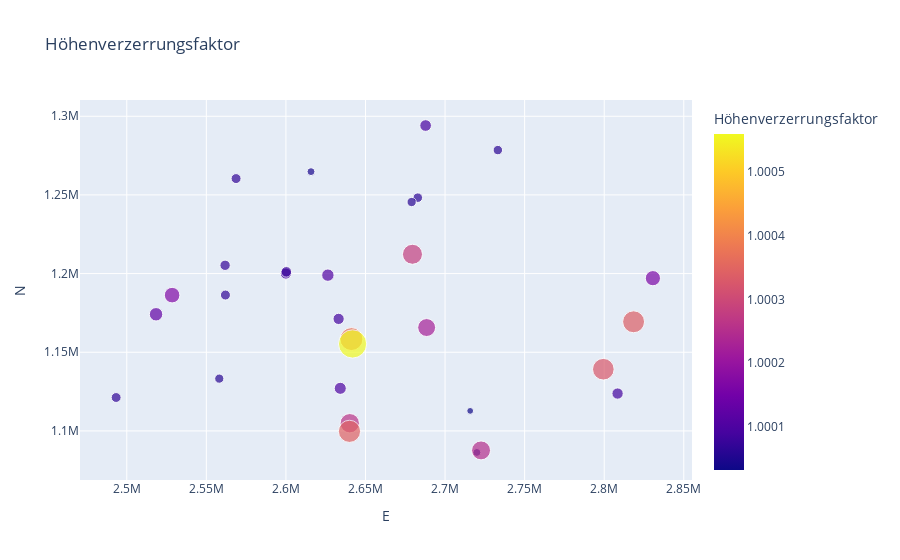

Write notebook code for a chart like this one.
### Code cell
fig = px.scatter(
    points.values(),
    x="E",
    y="N",
    hover_data=["Name"],
    color="Höhenverzerrungsfaktor",
    size="Height",
    title=f"Höhenverzerrungsfaktor",
)

fig.show()

### Figure 1 — Plotly figure (JSON) as saved in the notebook; plotly's stock layout.template omitted (floating-point values rounded to 4 significant figures)
{"data": [{"customdata": [["Cadenazzo"], ["Bern"], ["Muttenz"], ["Chessel"], ["Melano"], ["Kraftwerk Untere Enge"], ["Bottinghofen am Bodensee"], ["Zürich HB"], ["Boncourt"], ["CERN"], ["Neuchatel"], ["Interlaken Ost"], ["Campognolo"], ["Bargen, SH"], ["Visp"], ["Langnau"], ["Vallorbe"], ["Martina"], ["Ste-Croix"], ["Andermatt"], ["Monte Generoso"], ["Saas Almagell"], ["Rigi"], ["Alp Grüm"], ["Ofenpass"], ["Payerne"], ["Eigergletscher"], ["Sphinx"], ["Stausee Mattmark"], ["Wasserstollen Uetliberg"]], "hovertemplate": "E=%{x}<br>N=%{y}<br>Height=%{marker.size}<br>Name=%{customdata[0]}<br>Höhenverzerrungsfaktor=%{marker.color}<extra></extra>", "legendgroup": "", "marker": {"color": [1.0, 1.0, 1.0, 1.0, 1.0, 1.0, 1.0, 1.0, 1.0, 1.0, 1.0, 1.0, 1.0, 1.0, 1.0, 1.0, 1.0, 1.0, 1.0, 1.0, 1.0, 1.0, 1.0, 1.0, 1.0, 1.0, 1.0, 1.001, 1.0, 1.0], "coloraxis": "coloraxis", "size": [208, 553.6, 280.7, 378.6, 281.7, 500, 400, 406.2, 444.4, 437.9, 479.4, 566.7, 570.7, 606.3, 650.9, 686.4, 807, 1034, 1086.0, 1436.0, 1606.0, 1671, 1797, 2091.0, 2150.0, 447.3, 2352, 3571, 2198.0, 382], "sizemode": "area", "sizeref": 8.928, "symbol": "circle"}, "mode": "markers", "name": "", "showlegend": false, "type": "scatter", "x": [2716000.0, 2600000, 2616000.0, 2558000.0, 2720000.0, 2600000.0, 2733000.0, 2683000.0, 2569000.0, 2493320, 2562000.0, 2633000.0, 2808405, 2688000.0, 2634000.0, 2626000.0, 2518000.0, 2831000.0, 2528490, 2688000.0, 2723000.0, 2640000.0, 2680000.0, 2799000.0, 2818000.0, 2562000.0, 2641000.0, 2641911, 2640000.0, 2679000], "xaxis": "x", "y": [1113000.0, 1200000, 1265000.0, 1133230, 1086300, 1201114, 1279000.0, 1248258, 1260400, 1121229, 1205000.0, 1171000.0, 1124000.0, 1294000.0, 1127000.0, 1199000.0, 1174000.0, 1197000.0, 1186000.0, 1166000.0, 1087610, 1105000.0, 1212000.0, 1139000.0, 1169000.0, 1186000.0, 1158000.0, 1155280, 1100000.0, 1245500], "yaxis": "y"}], "layout": {"coloraxis": {"colorbar": {"title": {"text": "Höhenverzerrungsfaktor"}}, "colorscale": [[0, "#0d0887"], [0.1111, "#46039f"], [0.2222, "#7201a8"], [0.3333, "#9c179e"], [0.4444, "#bd3786"], [0.5556, "#d8576b"], [0.6667, "#ed7953"], [0.7778, "#fb9f3a"], [0.8889, "#fdca26"], [1, "#f0f921"]]}, "legend": {"itemsizing": "constant", "tracegroupgap": 0}, "title": {"text": "Höhenverzerrungsfaktor"}, "xaxis": {"anchor": "y", "domain": [0, 1], "title": {"text": "E"}}, "yaxis": {"anchor": "x", "domain": [0, 1], "title": {"text": "N"}}}}
